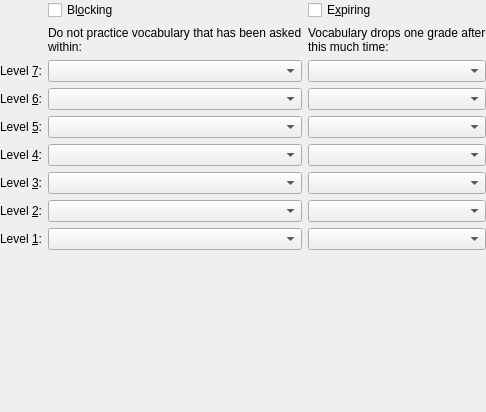
<ui version="4.0" >
 <class>BlockOptionsBase</class>
 <widget class="QWidget" name="BlockOptionsBase" >
  <property name="geometry" >
   <rect>
    <x>0</x>
    <y>0</y>
    <width>486</width>
    <height>412</height>
   </rect>
  </property>
  <layout class="QGridLayout" >
   <property name="leftMargin" >
    <number>0</number>
   </property>
   <property name="topMargin" >
    <number>0</number>
   </property>
   <property name="rightMargin" >
    <number>0</number>
   </property>
   <property name="bottomMargin" >
    <number>0</number>
   </property>
   <property name="horizontalSpacing" >
    <number>6</number>
   </property>
   <property name="verticalSpacing" >
    <number>6</number>
   </property>
   <item row="7" column="2" >
    <widget class="KComboBox" name="expire2" />
   </item>
   <item row="2" column="2" >
    <widget class="KComboBox" name="expire7" />
   </item>
   <item row="7" column="0" >
    <widget class="QLabel" name="l_lev2" >
     <property name="text" >
      <string>Level &amp;2:</string>
     </property>
     <property name="buddy" >
      <cstring>block2</cstring>
     </property>
    </widget>
   </item>
   <item row="8" column="2" >
    <widget class="KComboBox" name="expire1" />
   </item>
   <item row="4" column="0" >
    <widget class="QLabel" name="l_lev5" >
     <property name="text" >
      <string>Level &amp;5:</string>
     </property>
     <property name="buddy" >
      <cstring>block5</cstring>
     </property>
    </widget>
   </item>
   <item row="3" column="0" >
    <widget class="QLabel" name="l_lev6" >
     <property name="text" >
      <string>Level &amp;6:</string>
     </property>
     <property name="buddy" >
      <cstring>block6</cstring>
     </property>
    </widget>
   </item>
   <item row="0" column="2" >
    <widget class="QCheckBox" name="kcfg_Expire" >
     <property name="sizePolicy" >
      <sizepolicy vsizetype="Fixed" hsizetype="MinimumExpanding" >
       <horstretch>0</horstretch>
       <verstretch>0</verstretch>
      </sizepolicy>
     </property>
     <property name="text" >
      <string>E&amp;xpiring</string>
     </property>
    </widget>
   </item>
   <item row="5" column="1" >
    <widget class="KComboBox" name="block4" />
   </item>
   <item row="0" column="1" >
    <widget class="QCheckBox" name="kcfg_Block" >
     <property name="sizePolicy" >
      <sizepolicy vsizetype="Fixed" hsizetype="MinimumExpanding" >
       <horstretch>0</horstretch>
       <verstretch>0</verstretch>
      </sizepolicy>
     </property>
     <property name="text" >
      <string>Bl&amp;ocking</string>
     </property>
    </widget>
   </item>
   <item row="8" column="1" >
    <widget class="KComboBox" name="block1" />
   </item>
   <item row="2" column="1" >
    <widget class="KComboBox" name="block7" >
     <property name="sizePolicy" >
      <sizepolicy vsizetype="Fixed" hsizetype="MinimumExpanding" >
       <horstretch>0</horstretch>
       <verstretch>0</verstretch>
      </sizepolicy>
     </property>
    </widget>
   </item>
   <item row="3" column="2" >
    <widget class="KComboBox" name="expire6" />
   </item>
   <item row="5" column="0" >
    <widget class="QLabel" name="l_lev4" >
     <property name="text" >
      <string>Level &amp;4:</string>
     </property>
     <property name="buddy" >
      <cstring>block4</cstring>
     </property>
    </widget>
   </item>
   <item row="2" column="0" >
    <widget class="QLabel" name="l_lev7" >
     <property name="text" >
      <string>Level &amp;7:</string>
     </property>
     <property name="buddy" >
      <cstring>block7</cstring>
     </property>
    </widget>
   </item>
   <item row="4" column="2" >
    <widget class="KComboBox" name="expire5" />
   </item>
   <item row="6" column="1" >
    <widget class="KComboBox" name="block3" />
   </item>
   <item row="7" column="1" >
    <widget class="KComboBox" name="block2" />
   </item>
   <item row="5" column="2" >
    <widget class="KComboBox" name="expire4" />
   </item>
   <item row="8" column="0" >
    <widget class="QLabel" name="l_lev1" >
     <property name="text" >
      <string>Level &amp;1:</string>
     </property>
     <property name="buddy" >
      <cstring>block1</cstring>
     </property>
    </widget>
   </item>
   <item row="0" column="0" >
    <spacer>
     <property name="orientation" >
      <enum>Qt::Horizontal</enum>
     </property>
     <property name="sizeType" >
      <enum>QSizePolicy::Minimum</enum>
     </property>
     <property name="sizeHint" >
      <size>
       <width>41</width>
       <height>20</height>
      </size>
     </property>
    </spacer>
   </item>
   <item row="6" column="2" >
    <widget class="KComboBox" name="expire3" />
   </item>
   <item row="4" column="1" >
    <widget class="KComboBox" name="block5" />
   </item>
   <item row="3" column="1" >
    <widget class="KComboBox" name="block6" >
     <property name="sizePolicy" >
      <sizepolicy vsizetype="Fixed" hsizetype="MinimumExpanding" >
       <horstretch>0</horstretch>
       <verstretch>0</verstretch>
      </sizepolicy>
     </property>
    </widget>
   </item>
   <item row="6" column="0" >
    <widget class="QLabel" name="l_lev3" >
     <property name="text" >
      <string>Level &amp;3:</string>
     </property>
     <property name="buddy" >
      <cstring>block3</cstring>
     </property>
    </widget>
   </item>
   <item row="10" column="0" colspan="3" >
    <spacer>
     <property name="orientation" >
      <enum>Qt::Vertical</enum>
     </property>
     <property name="sizeType" >
      <enum>QSizePolicy::Expanding</enum>
     </property>
     <property name="sizeHint" >
      <size>
       <width>380</width>
       <height>30</height>
      </size>
     </property>
    </spacer>
   </item>
   <item row="1" column="1" >
    <widget class="QLabel" name="label" >
     <property name="text" >
      <string>Do not practice vocabulary that has been asked within:</string>
     </property>
     <property name="wordWrap" >
      <bool>true</bool>
     </property>
    </widget>
   </item>
   <item row="1" column="2" >
    <widget class="QLabel" name="label_2" >
     <property name="text" >
      <string>Vocabulary drops one grade after this much time:</string>
     </property>
     <property name="wordWrap" >
      <bool>true</bool>
     </property>
    </widget>
   </item>
  </layout>
 </widget>
  <customwidgets>
  <customwidget>
   <class>KComboBox</class>
   <extends>QComboBox</extends>
   <header>kcombobox.h</header>
  </customwidget>
 </customwidgets>
 <tabstops>
  <tabstop>kcfg_Block</tabstop>
  <tabstop>kcfg_Expire</tabstop>
  <tabstop>block7</tabstop>
  <tabstop>expire7</tabstop>
  <tabstop>block6</tabstop>
  <tabstop>expire6</tabstop>
  <tabstop>block5</tabstop>
  <tabstop>expire5</tabstop>
  <tabstop>block4</tabstop>
  <tabstop>expire4</tabstop>
  <tabstop>block3</tabstop>
  <tabstop>expire3</tabstop>
  <tabstop>block2</tabstop>
  <tabstop>expire2</tabstop>
  <tabstop>block1</tabstop>
  <tabstop>expire1</tabstop>
 </tabstops>
 <resources/>
 <connections/>
</ui>
